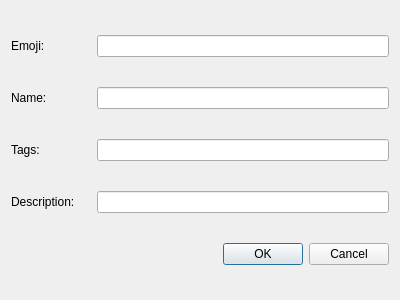
<?xml version="1.0" encoding="UTF-8"?>
<ui version="4.0">
 <class>Dialog</class>
 <widget class="QDialog" name="Dialog">
  <property name="geometry">
   <rect>
    <x>0</x>
    <y>0</y>
    <width>400</width>
    <height>300</height>
   </rect>
  </property>
  <property name="windowTitle">
   <string>Dialog</string>
  </property>
  <layout class="QVBoxLayout" name="verticalLayout">
   <item>
    <layout class="QHBoxLayout" name="horizontalLayout_2">
     <item>
      <widget class="QLabel" name="label_5">
       <property name="sizePolicy">
        <sizepolicy hsizetype="Fixed" vsizetype="Preferred">
         <horstretch>0</horstretch>
         <verstretch>0</verstretch>
        </sizepolicy>
       </property>
       <property name="minimumSize">
        <size>
         <width>80</width>
         <height>0</height>
        </size>
       </property>
       <property name="text">
        <string>Emoji:</string>
       </property>
      </widget>
     </item>
     <item>
      <widget class="QLineEdit" name="emojiLineEdit"/>
     </item>
    </layout>
   </item>
   <item>
    <layout class="QHBoxLayout" name="horizontalLayout_4">
     <item>
      <widget class="QLabel" name="label_4">
       <property name="sizePolicy">
        <sizepolicy hsizetype="Fixed" vsizetype="Preferred">
         <horstretch>0</horstretch>
         <verstretch>0</verstretch>
        </sizepolicy>
       </property>
       <property name="minimumSize">
        <size>
         <width>80</width>
         <height>0</height>
        </size>
       </property>
       <property name="text">
        <string>Name:</string>
       </property>
      </widget>
     </item>
     <item>
      <widget class="QLineEdit" name="nameLineEdit"/>
     </item>
    </layout>
   </item>
   <item>
    <layout class="QHBoxLayout" name="horizontalLayout_5">
     <item>
      <widget class="QLabel" name="label_6">
       <property name="sizePolicy">
        <sizepolicy hsizetype="Fixed" vsizetype="Preferred">
         <horstretch>0</horstretch>
         <verstretch>0</verstretch>
        </sizepolicy>
       </property>
       <property name="minimumSize">
        <size>
         <width>80</width>
         <height>0</height>
        </size>
       </property>
       <property name="text">
        <string>Tags:</string>
       </property>
      </widget>
     </item>
     <item>
      <widget class="QLineEdit" name="tagsLineEdit">
       <property name="toolTip">
        <string>Comma seperated list</string>
       </property>
      </widget>
     </item>
    </layout>
   </item>
   <item>
    <layout class="QHBoxLayout" name="horizontalLayout_6">
     <item>
      <widget class="QLabel" name="label_7">
       <property name="sizePolicy">
        <sizepolicy hsizetype="Fixed" vsizetype="Preferred">
         <horstretch>0</horstretch>
         <verstretch>0</verstretch>
        </sizepolicy>
       </property>
       <property name="minimumSize">
        <size>
         <width>80</width>
         <height>0</height>
        </size>
       </property>
       <property name="baseSize">
        <size>
         <width>0</width>
         <height>0</height>
        </size>
       </property>
       <property name="text">
        <string>Description:</string>
       </property>
      </widget>
     </item>
     <item>
      <widget class="QLineEdit" name="descriptionLineEdit"/>
     </item>
    </layout>
   </item>
   <item>
    <widget class="QDialogButtonBox" name="buttonBox">
     <property name="orientation">
      <enum>Qt::Horizontal</enum>
     </property>
     <property name="standardButtons">
      <set>QDialogButtonBox::Cancel|QDialogButtonBox::Ok</set>
     </property>
    </widget>
   </item>
  </layout>
 </widget>
 <resources/>
 <connections>
  <connection>
   <sender>buttonBox</sender>
   <signal>accepted()</signal>
   <receiver>Dialog</receiver>
   <slot>accept()</slot>
   <hints>
    <hint type="sourcelabel">
     <x>248</x>
     <y>254</y>
    </hint>
    <hint type="destinationlabel">
     <x>157</x>
     <y>274</y>
    </hint>
   </hints>
  </connection>
  <connection>
   <sender>buttonBox</sender>
   <signal>rejected()</signal>
   <receiver>Dialog</receiver>
   <slot>reject()</slot>
   <hints>
    <hint type="sourcelabel">
     <x>316</x>
     <y>260</y>
    </hint>
    <hint type="destinationlabel">
     <x>286</x>
     <y>274</y>
    </hint>
   </hints>
  </connection>
 </connections>
</ui>
